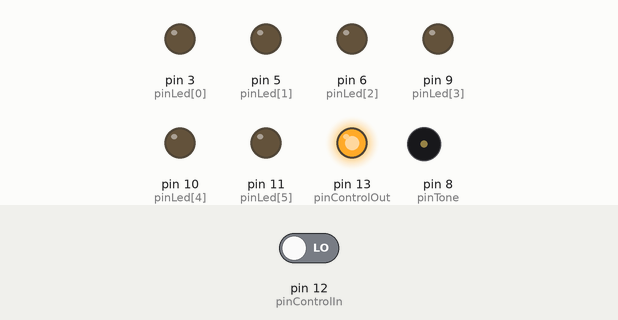
A sketch run on a simulated Arduino Uno, built with avr-gcc and run on an emulated ATmega328P. Shown: output pins drawn as LEDs (lit = HIGH), buzzer (waves = sounding). Dashed ring = blinking. The inputs (shaded band) are chosen by the test bench; at power-on: pin 12 (pinControlIn) LOW.

Above: at 1.8 s.
1.9 s: pin 12 (pinControlIn) driven HIGH
At 2.19 s:
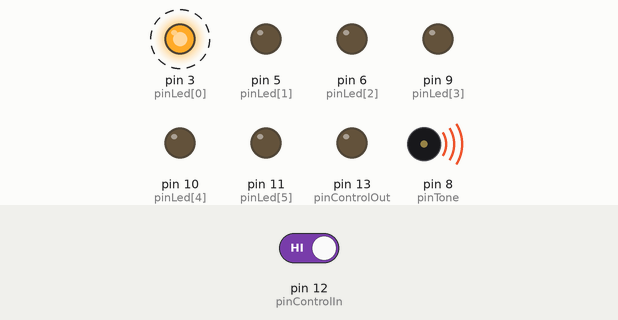
At 4.31 s:
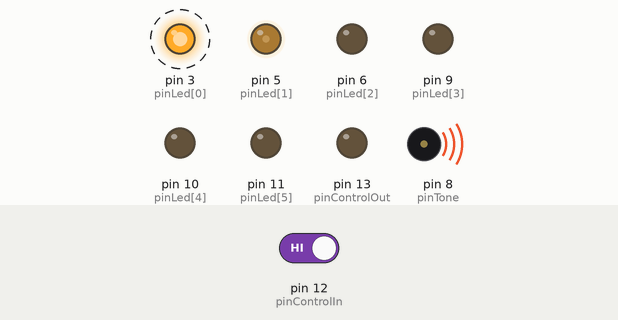
4.9 s: pin 12 (pinControlIn) driven LOW
At 5.32 s:
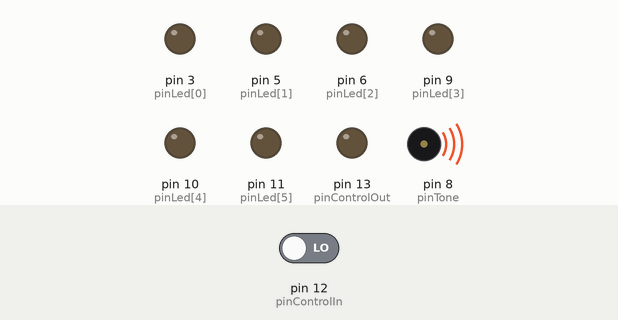
Timing chart, 0 to 13.9 s (numbered marks = the images above; inputs shaded):
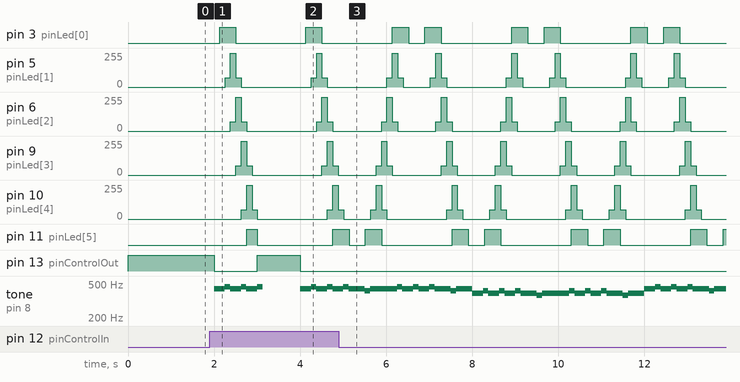

Measured:
- after the input at 1.9 s, pin 3 (pinLed[0]): alternates HIGH for 0.38 s and LOW for 1.6 s, starting after 0.23 s; pin 5 (pinLed[1]): 0/255 → 70/255 after 0.35 s, → 255/255 0.13 s later, → 70/255 0.13 s later, → 0/255 0.13 s later, … (8 changes in this stretch)
- after the input at 4.9 s, pin 13 (pinControlOut): stops changing and stays LOW

The sketch:

knight_rider.ino
```cpp
/**
 * ****************************************************** *
 * Arduino Knight Rider - Leds & Theme                    *
 * Gamboa <gamboa AT_NO_SPAM pdvel.com>                   *
 * First Arduino project (Yeah this is a disclaimer :P)   *
 * ****************************************************** *
 */

#include "pitches.h"

/* NOTES AND TONES */
const int pinTone = 8;

typedef struct {
  int note;
  int tempo;
} notesType;

const notesType aNotes[] = {
    // 1
    {NOTE_A4, 250}, {NOTE_AS4, 125}, {NOTE_A4, 125},
    {NOTE_A4, 125}, {NOTE_AS4, 125}, {NOTE_A4, 125}, {NOTE_A4, 125},
    {NOTE_AS4, 125}, {NOTE_A4, 125}, {NOTE_A4, 125}, {NOTE_A4, 125},
    {NOTE_GS4, 125}, {NOTE_A4, 125}, {NOTE_A4, 125}, {NOTE_A4, 125},
    {NOTE_A4, 250}, {NOTE_AS4, 125}, {NOTE_A4, 125},
    {NOTE_A4, 125}, {NOTE_AS4, 125}, {NOTE_A4, 125}, {NOTE_A4, 125},
    {NOTE_AS4, 125}, {NOTE_A4, 125}, {NOTE_A4, 125}, {NOTE_A4, 125},
    {NOTE_GS4, 125}, {NOTE_A4, 125}, {NOTE_A4, 125}, {NOTE_A4, 125},
    {NOTE_G4, 250}, {NOTE_GS4, 125}, {NOTE_G4, 125},
    {NOTE_G4, 125}, {NOTE_GS4, 125}, {NOTE_G4, 125}, {NOTE_G4, 125},
    {NOTE_GS4, 125}, {NOTE_G4, 125}, {NOTE_G4, 125}, {NOTE_G4, 125},
    {NOTE_FS4, 125}, {NOTE_G4, 125}, {NOTE_G4, 125}, {NOTE_G4, 125},
    {NOTE_G4, 250}, {NOTE_GS4, 125}, {NOTE_G4, 125},
    {NOTE_G4, 125}, {NOTE_GS4, 125}, {NOTE_G4, 125}, {NOTE_G4, 125},
    {NOTE_GS4, 125}, {NOTE_G4, 125}, {NOTE_G4, 125}, {NOTE_G4, 125},
    {NOTE_FS4, 125}, {NOTE_G4, 125}, {NOTE_G4, 125}, {NOTE_G4, 125},
    // 2
    {NOTE_A4, 250}, {NOTE_AS4, 125}, {NOTE_A4, 125},
    {NOTE_A4, 125}, {NOTE_AS4, 125}, {NOTE_A4, 125}, {NOTE_A4, 125},
    {NOTE_AS4, 125}, {NOTE_A4, 125}, {NOTE_A4, 125}, {NOTE_A4, 125},
    {NOTE_GS4, 125}, {NOTE_A4, 125}, {NOTE_A4, 125}, {NOTE_A4, 125},
    {NOTE_A4, 250}, {NOTE_AS4, 125}, {NOTE_A4, 125},
    {NOTE_A4, 125}, {NOTE_AS4, 125}, {NOTE_A4, 125}, {NOTE_A4, 125},
    {NOTE_AS4, 125}, {NOTE_A4, 125}, {NOTE_A4, 125}, {NOTE_A4, 125},
    {NOTE_GS4, 125}, {NOTE_A4, 125}, {NOTE_A4, 125}, {NOTE_A4, 125},
    {NOTE_G4, 250}, {NOTE_GS4, 125}, {NOTE_G4, 125},
    {NOTE_G4, 125}, {NOTE_GS4, 125}, {NOTE_G4, 125}, {NOTE_G4, 125},
    {NOTE_GS4, 125}, {NOTE_G4, 125}, {NOTE_G4, 125}, {NOTE_G4, 125},
    {NOTE_FS4, 125}, {NOTE_G4, 125}, {NOTE_G4, 125}, {NOTE_G4, 125},
    {NOTE_G4, 250}, {NOTE_GS4, 125}, {NOTE_G4, 125},
    {NOTE_G4, 125}, {NOTE_GS4, 125}, {NOTE_G4, 125}, {NOTE_G4, 125},
    {NOTE_GS4, 125}, {NOTE_G4, 125}, {NOTE_G4, 125}, {NOTE_G4, 125},
    {NOTE_FS4, 125}, {NOTE_G4, 125}, {NOTE_G4, 125}, {NOTE_G4, 125},
    // 3
    {NOTE_A4, 250}, {NOTE_AS4, 125}, {NOTE_A4, 125},
    {NOTE_A4, 125}, {NOTE_AS4, 125}, {NOTE_A4, 125}, {NOTE_A4, 125},
    {NOTE_AS4, 125}, {NOTE_A4, 125}, {NOTE_A4, 125}, {NOTE_A4, 125},
    {NOTE_GS4, 125}, {NOTE_A4, 125}, {NOTE_A4, 125}, {NOTE_A4, 125},
    {NOTE_A4, 250}, {NOTE_AS4, 125}, {NOTE_A4, 125},
    {NOTE_A4, 125}, {NOTE_AS4, 125}, {NOTE_A4, 125}, {NOTE_A4, 125},
    {NOTE_AS4, 125}, {NOTE_A4, 125}, {NOTE_A4, 125}, {NOTE_A4, 125},
    {NOTE_GS4, 125}, {NOTE_A4, 125}, {NOTE_A4, 125}, {NOTE_A4, 125},
    {NOTE_G4, 250}, {NOTE_GS4, 125}, {NOTE_G4, 125},
    {NOTE_G4, 125}, {NOTE_GS4, 125}, {NOTE_G4, 125}, {NOTE_G4, 125},
    {NOTE_GS4, 125}, {NOTE_G4, 125}, {NOTE_G4, 125}, {NOTE_G4, 125},
    {NOTE_FS4, 125}, {NOTE_G4, 125}, {NOTE_G4, 125}, {NOTE_G4, 125},
    {NOTE_G4, 250}, {NOTE_GS4, 125}, {NOTE_G4, 125},
    {NOTE_G4, 125}, {NOTE_GS4, 125}, {NOTE_G4, 125}, {NOTE_G4, 125},
    {NOTE_GS4, 125}, {NOTE_G4, 125}, {NOTE_G4, 125}, {NOTE_G4, 125},
    {NOTE_FS4, 125}, {NOTE_G4, 125}, {NOTE_G4, 125}, {NOTE_G4, 125},
    // solo
    {NOTE_A4, 250}, {NOTE_AS4, 125}, {NOTE_A4, 125}, {NOTE_E5, 1500},
    {NOTE_A5, 250}, {NOTE_AS5, 125}, {NOTE_A5, 125}, {NOTE_E5, 1500},
    {NOTE_A4, 250}, {NOTE_AS4, 125}, {NOTE_A4, 125}, {NOTE_E5, 250}, {NOTE_A5, 250}, {NOTE_G5, 2000},
    {NOTE_A4, 250}, {NOTE_AS4, 125}, {NOTE_A4, 125}, {NOTE_E5, 1500},
    {NOTE_A5, 250}, {NOTE_AS5, 125}, {NOTE_A5, 125}, {NOTE_E5, 1500},
    {NOTE_A4, 250}, {NOTE_AS4, 125}, {NOTE_A4, 125}, {NOTE_E5, 250}, {NOTE_A5, 250}, {NOTE_AS5, 2500}, {NOTE_G5, 250}, {NOTE_A5, 500}
};

int noteIndex = -1;
int totalNotes;

unsigned long tonePrevTime = 0;
int noteDelay = aNotes[(noteIndex + 1)].tempo;


/* LEDS */
const int pinLed[] = {3, 5, 6, 9, 10, 11}; /* PWM pins */

int ledIndex = -2;
int ledOrder = 1;
const int ledHighValue = 255; /* not used */
const int ledFadeValue = 70;
const int ledOffValue = 0; /* not used */
int totalLeds;

unsigned long ledPrevTime = 0;
const int ledDelay = 125;

unsigned long curTime = 0;

/* CONTROLER/SWITCH */
int pinControlOut = 13;
int pinControlIn = 12;
int controlDelay = 1000;
unsigned long controlPrevTime = 0;
int isLedControlerOn = 0;

int _playLed = 0;
int _playNote = 0;

/* SETUP */
void setup() {

    pinMode(pinTone, OUTPUT);
    pinMode(pinControlOut, OUTPUT);
    pinMode(pinControlIn, INPUT);

    digitalWrite(pinControlOut, HIGH);
    isLedControlerOn = 1;

    resetLeds(1);

    totalLeds = sizeof(pinLed) / sizeof(int);
    totalNotes = sizeof(aNotes) / sizeof(notesType);
}

/* LOOP */
void loop() {

    //unsigned long curTime = millis();
    curTime = millis();

    /* CONTROLER/SWITCH */
    if(curTime - controlPrevTime > controlDelay) {
        controlPrevTime = curTime;
        if(digitalRead(pinControlIn) == HIGH) {
            if(isLedControlerOn == 1) {
                digitalWrite(pinControlOut, LOW);
                isLedControlerOn = 0;
                _playLed = 1;
                _playNote = 1;
            } else {
                digitalWrite(pinControlOut, HIGH);
                isLedControlerOn = 1;
                resetLeds(0);
                resetTones();
            }
        }
    }

    /* LEDS */
    if(curTime - ledPrevTime > ledDelay && _playLed == 1) {
        ledPrevTime = curTime;

        if(ledIndex > -2 && ledIndex < (totalLeds - 1)) {
            if(pinLed[(ledIndex + 1)] == 11 || pinLed[(ledIndex + 1)] == 3) { // hack to tone() & analogWrite on pin 3 & 11
                digitalWrite(pinLed[(ledIndex + 1)], HIGH);
            } else {
                analogWrite(pinLed[(ledIndex + 1)], ledFadeValue);
            }
            //analogWrite(pinLed[(ledIndex + 1)], ledFadeValue);
        }
        if(ledIndex > -1 && ledIndex <  totalLeds) {
            //analogWrite(pinLed[ledIndex], ledHighValue);
            digitalWrite(pinLed[ledIndex], HIGH);
        }
        if(ledIndex > 0 && ledIndex < (totalLeds + 1)) {
            if(pinLed[(ledIndex - 1)] == 11 || pinLed[(ledIndex - 1)] == 3) { // hack to tone() & analogWrite on pin 3 & 11
                digitalWrite(pinLed[(ledIndex - 1)], HIGH);
            } else {
                analogWrite(pinLed[(ledIndex - 1)], ledFadeValue);
            }
            //analogWrite(pinLed[(ledIndex - 1)], ledFadeValue);
        }
        if(ledOrder == 1 && ledIndex > 1 && ledIndex < (totalLeds + 2)) {
            //analogWrite(pinLed[(ledIndex - 2)], ledOffValue);
            digitalWrite(pinLed[(ledIndex - 2)], LOW);
        } else if(ledOrder == -1 && ledIndex > -3 && ledIndex < (totalLeds - 2)) {
            //analogWrite(pinLed[(ledIndex + 2)], ledOffValue);
            digitalWrite(pinLed[(ledIndex + 2)], LOW);
        }

        ledIndex += ledOrder;

        if(ledIndex == (totalLeds + 2) && ledOrder == 1) {
            ledOrder = -1;
        } else if(ledIndex == -3 && ledOrder == -1){
            ledOrder = 1;
        }
    }


    /* NOTES AND TONES */
    if(curTime - tonePrevTime >= noteDelay && _playNote == 1) {
        noteIndex++;
        tonePrevTime = curTime;
        noTone(pinTone);
        tone(pinTone, aNotes[noteIndex].note, aNotes[noteIndex].tempo);

        noteDelay = aNotes[noteIndex].tempo;

        if(noteIndex >= totalNotes) {
            noteIndex = -1;
            noteDelay = 10;
        }
    }

}

/**
 * Reset or init leds
 */
void resetLeds(int setPinMode) {
    int i;
    _playLed = 0;
    for(i=0; i < (sizeof(pinLed) / sizeof(int)); i++) {
        if(setPinMode == 1) {
            pinMode(pinLed[i], OUTPUT);
        }
        //analogWrite(pinLed[i], 0);
        digitalWrite(pinLed[i], LOW);
    }
    ledIndex = -2;
    ledOrder = 1;
}

/**
 * Reset tones
 */
void resetTones() {
    _playNote = 0;
    noteIndex = -1;
    noteDelay = aNotes[(noteIndex + 1)].tempo;
}
```

pitches.h
```cpp
/*************************************************
 * Public Constants
 *************************************************/
/* From http://arduino.cc/en/Tutorial/Tone?action=sourceblock&num=2 */

#define NOTE_B0  31
#define NOTE_C1  33
#define NOTE_CS1 35
#define NOTE_D1  37
#define NOTE_DS1 39
#define NOTE_E1  41
#define NOTE_F1  44
#define NOTE_FS1 46
#define NOTE_G1  49
#define NOTE_GS1 52
#define NOTE_A1  55
#define NOTE_AS1 58
#define NOTE_B1  62
#define NOTE_C2  65
#define NOTE_CS2 69
#define NOTE_D2  73
#define NOTE_DS2 78
#define NOTE_E2  82
#define NOTE_F2  87
#define NOTE_FS2 93
#define NOTE_G2  98
#define NOTE_GS2 104
#define NOTE_A2  110
#define NOTE_AS2 117
#define NOTE_B2  123
#define NOTE_C3  131
#define NOTE_CS3 139
#define NOTE_D3  147
#define NOTE_DS3 156
#define NOTE_E3  165
#define NOTE_F3  175
#define NOTE_FS3 185
#define NOTE_G3  196
#define NOTE_GS3 208
#define NOTE_A3  220
#define NOTE_AS3 233
#define NOTE_B3  247
#define NOTE_C4  262
#define NOTE_CS4 277
#define NOTE_D4  294
#define NOTE_DS4 311
#define NOTE_E4  330
#define NOTE_F4  349
#define NOTE_FS4 370
#define NOTE_G4  392
#define NOTE_GS4 415
#define NOTE_A4  440
#define NOTE_AS4 466
#define NOTE_B4  494
#define NOTE_C5  523
#define NOTE_CS5 554
#define NOTE_D5  587
#define NOTE_DS5 622
#define NOTE_E5  659
#define NOTE_F5  698
#define NOTE_FS5 740
#define NOTE_G5  784
#define NOTE_GS5 831
#define NOTE_A5  880
#define NOTE_AS5 932
#define NOTE_B5  988
#define NOTE_C6  1047
#define NOTE_CS6 1109
#define NOTE_D6  1175
#define NOTE_DS6 1245
#define NOTE_E6  1319
#define NOTE_F6  1397
#define NOTE_FS6 1480
#define NOTE_G6  1568
#define NOTE_GS6 1661
#define NOTE_A6  1760
#define NOTE_AS6 1865
#define NOTE_B6  1976
#define NOTE_C7  2093
#define NOTE_CS7 2217
#define NOTE_D7  2349
#define NOTE_DS7 2489
#define NOTE_E7  2637
#define NOTE_F7  2794
#define NOTE_FS7 2960
#define NOTE_G7  3136
#define NOTE_GS7 3322
#define NOTE_A7  3520
#define NOTE_AS7 3729
#define NOTE_B7  3951
#define NOTE_C8  4186
#define NOTE_CS8 4435
#define NOTE_D8  4699
#define NOTE_DS8 4978
```
